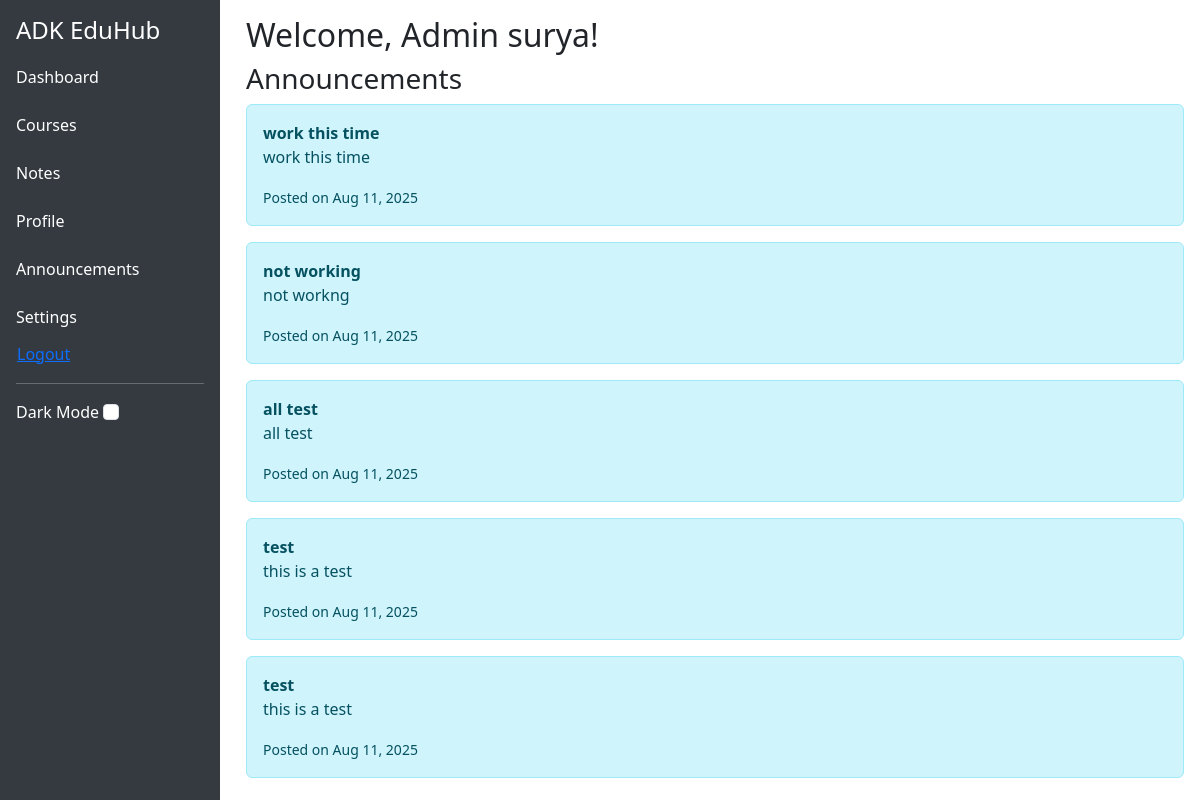
Page /dashboard/admin/ (signed in) on the committed database.
### core/models.py (models this page shows, shortened)
class CustomUser(AbstractUser):
    ROLE_CHOICES = (
        ('admin', 'Admin'),
        ('teacher', 'Teacher'),
        ('student', 'Student'),
    )
    role = models.CharField(max_length=10, choices=ROLE_CHOICES)

### announcements/models.py (models this page shows, shortened)
class Announcement(models.Model):
    title = models.CharField(max_length=200)
    content = models.TextField()
    role_visible_to = MultiSelectField(choices=ROLE_CHOICES, max_length=50)
    created_at = models.DateTimeField(auto_now_add=True)

### core/views.py (the view)
# urls.py: path('dashboard/admin/', views.admin_dashboard, name='admin_dashboard'),
@login_required
def admin_dashboard(request):
    announcements = Announcement.objects.filter(role_visible_to='admin').order_by('-created_at')
    return render(request, 'dashboard/admin_dashboard.html', {'announcements': announcements})

### templates/dashboard/admin_dashboard.html (shortened to what this page needs)
{% extends 'core/base.html' %}
{% load static %}
{% block content %}
<h2>Welcome, Admin {{ user.username }}!</h2>
<h3>Announcements</h3>
{% for announcement in announcements %}
  <div class="alert alert-info">
    <strong>{{ announcement.title }}</strong>
    <p>{{ announcement.content }}</p>
    <small>Posted on {{ announcement.created_at|date:"M d, Y" }}</small>
  </div>
{% empty %}
  <p>No announcements yet.</p>
{% endfor %}
{% endblock %}

### rows in the picture
CustomUser: username "surya"
Announcement: title "work this time", content "work this time", created_at "Aug 11, 2025"
Announcement: title "not working", content "not workng", created_at "Aug 11, 2025"
Announcement: title "all test", content "all test", created_at "Aug 11, 2025"
Announcement: title "test", content "this is a test", created_at "Aug 11, 2025"
Announcement: title "test", content "this is a test", created_at "Aug 11, 2025"
